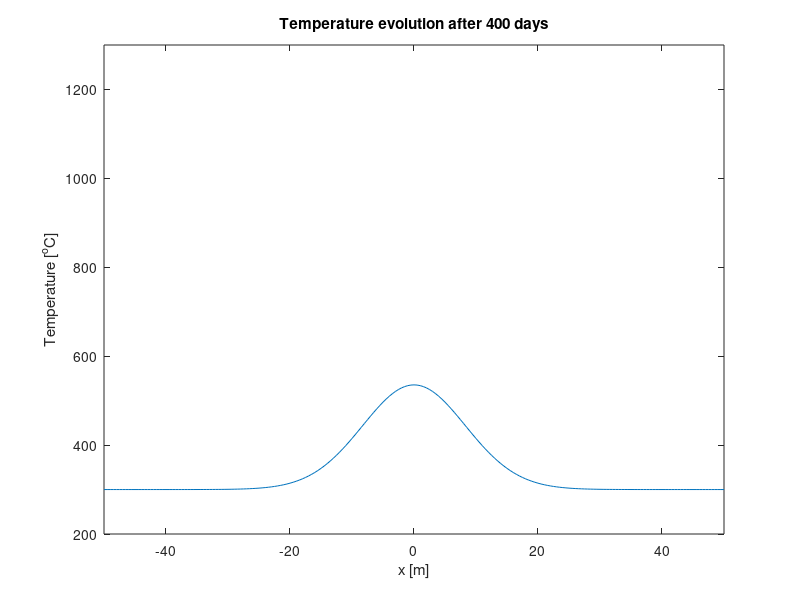
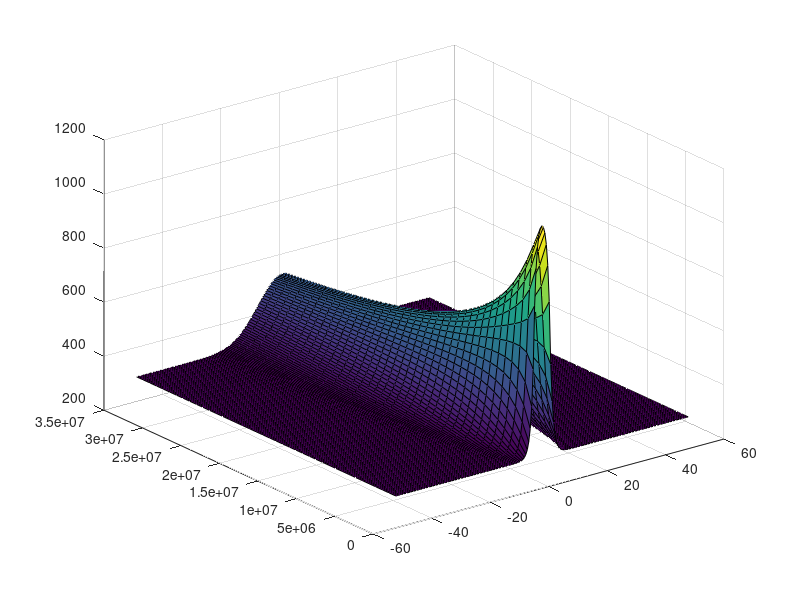

Source code (MATLAB) for these figures, in order:
% Solves the 1D heat equation with an explicit finite difference scheme
% 
% From Thorsten Becker's webpage
%

clear all
close all

% Physical parameters
L = 100; % Length of modeled domain [m]
Tmagma = 1200; % Temperature of magma [C]
Trock = 300; % Temperature of country rock [C]
kappa = 1e-6; % Thermal diffusivity of rock [m2/s]
W = 5; % Width of dike [m]
day = 3600*24; % # seconds per day
dt = 10*day; % Timestep [s]

% Numerical parameters
nx = 201; % Number of gridpoints in x-direction
nt = 40; % Number of timesteps to compute
dx = L/(nx-1); % Spacing of grid
x = -L/2:dx:L/2;% Grid

% Setup initial temperature profile
T = ones(size(x))*Trock;
T(find(abs(x)<=W/2)) = Tmagma;

% XXX Construct A matrix
A = sparse(nx,nx);
A(1,1)=1;
sx = kappa*dt/dx^2;
for ii=2:nx-1
    A(ii, ii-1) = -sx;
    A(ii, ii) = 1+(2*sx);
    A(ii, ii+1) = -sx;
end
A(nx,nx)=1;
X = inv(A);
time = 0;
T = T';
for n=1:nt % Timestep loop
    % Compute new temperature
    Tnew = zeros(nx,1);
    Tnew = X*T;
    
    % Set boundary conditions
    Tnew(1) = T(1);
    Tnew(nx) = T(nx);
    
    % Update temperature and time
    T = Tnew;
    time = time+dt;
    
    % Plot solution
    figure(1), clf
    plot(x,Tnew);
    Ymat(n,:) = n*dt*(ones(1,nx));
    Xmat(n,:) = x;
    Tmat(n,:) = Tnew;
    axis([-50 50 200 1300])
    xlabel('x [m]')
    ylabel('Temperature [^oC]')
    title(['Temperature evolution after ',num2str(time/day),' days'])
    drawnow
end
figure
surf(Xmat,Ymat,Tmat)
%shading flat